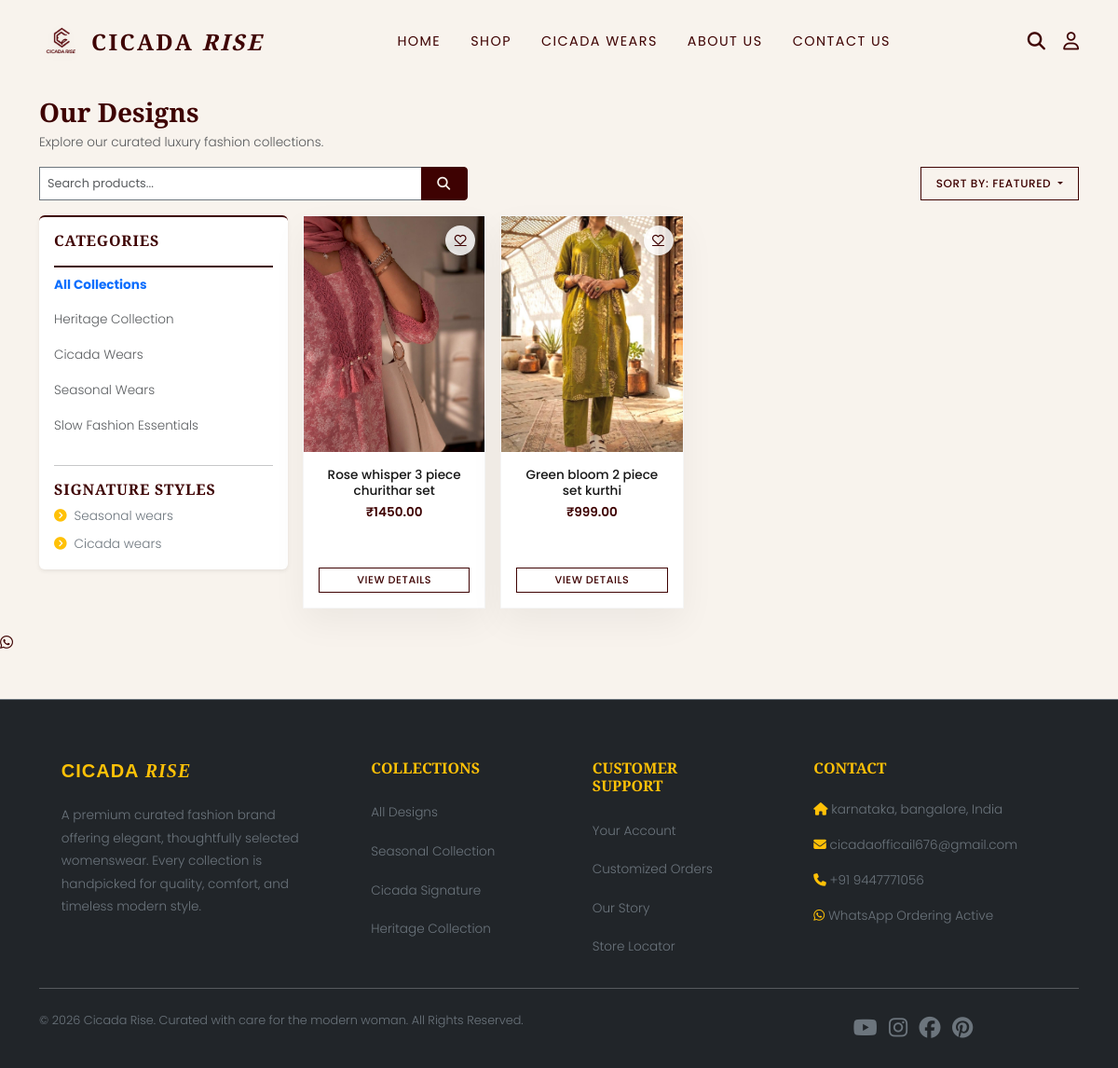
The page /shop/ on the database as committed earlier.
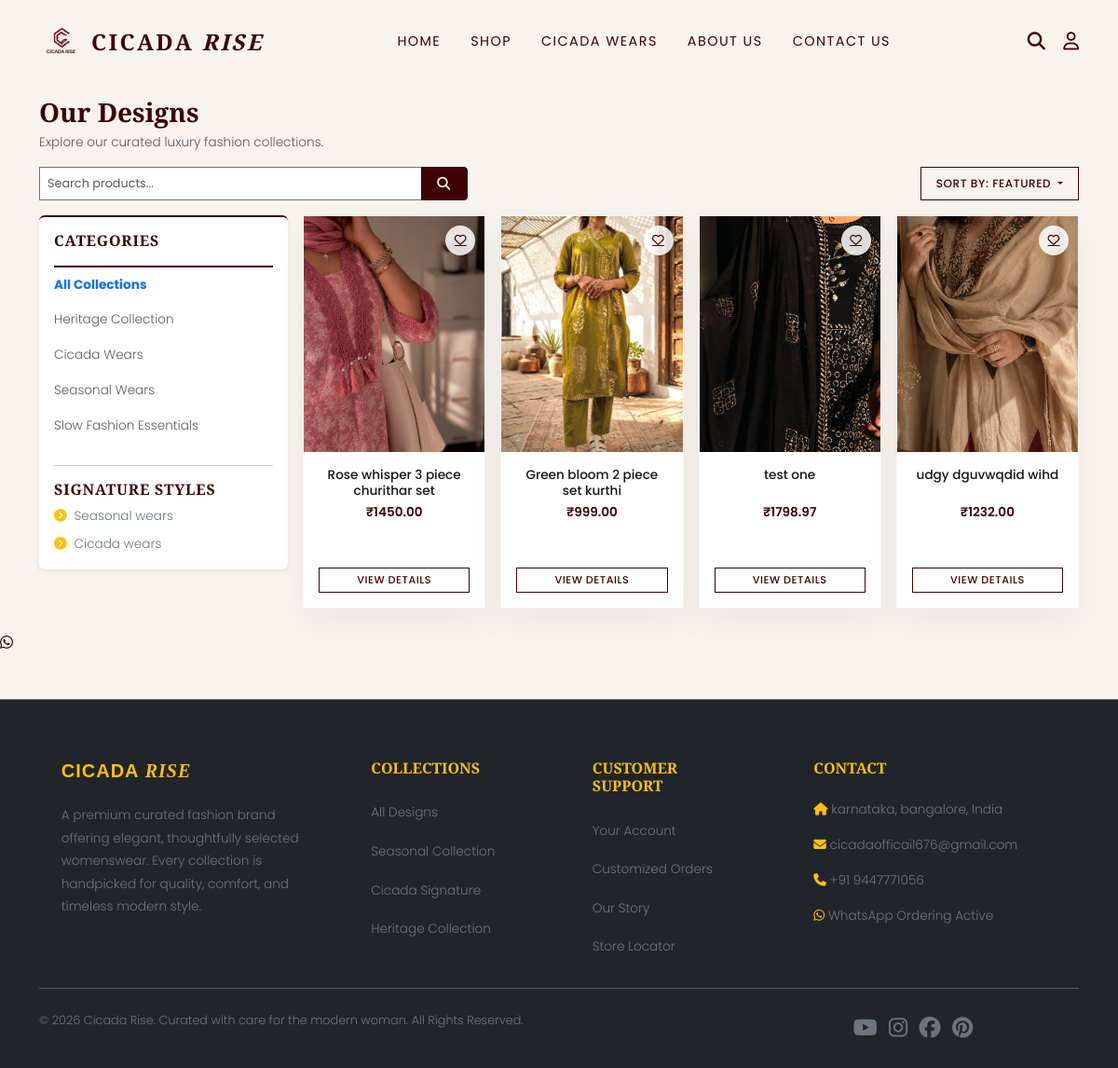
The same page on the database as committed later.
### store/models.py (models this page shows, shortened)
class Category(models.Model):
    name = models.CharField(max_length=100)
    slug = models.SlugField(max_length=120, unique=True, blank=True)
    description = models.TextField(blank=True)
    image = models.ImageField(upload_to='categories/', blank=True, null=True)
    is_active = models.BooleanField(default=True)
    class Meta:
        verbose_name_plural = "Categories"

class Product(models.Model):
    COLLECTION_CHOICES = [
        ("Heritage Collection", "Heritage Collection"),
        ("Cicada Signature", "Cicada Signature"),
        ("Curated Essentials", "Curated Essentials")
    ]
    category = models.ForeignKey(Category, on_delete=models.CASCADE, related_name='products')
    name = models.CharField(max_length=200)
    slug = models.SlugField(max_length=250, unique=True, blank=True)
    sku = models.CharField(max_length=50, unique=True, verbose_name="Product Code")
    description = models.TextField()
    base_price = models.DecimalField(max_digits=10, decimal_places=2)
    sale_price = models.DecimalField(max_digits=10, decimal_places=2, null=True, blank=True, help_text="Promotional discounted price")
    shipping_charge = models.DecimalField(max_digits=10, decimal_places=2, default=0.00, verbose_name="Shipping Charge")
    fabric_details = models.TextField(blank=True)
    care_instructions = models.TextField(blank=True)
    collection = models.CharField(max_length=100, default="Cicada Signature", choices=COLLECTION_CHOICES)
    is_featured = models.BooleanField(default=False)
    is_seasonal = models.BooleanField(default=False)
    is_cicada_wear = models.BooleanField(default=False)
    created_at = models.DateTimeField(auto_now_add=True)
    updated_at = models.DateTimeField(auto_now=True)
    @property
    def price(self):
        if self.sale_price is not None:
            return self.sale_price
        return self.base_price
    @property
    def primary_image_url(self):
        all_imgs = list(self.images.all())
        primary_img = next((img for img in all_imgs if img.is_primary), None) or (all_imgs[0] if all_imgs else None)
        if primary_img and primary_img.image:
            try:
                return primary_img.image.url
            except Exception:
                return "/static/store/images/veranda.jpg"
        return "/static/store/images/veranda.jpg"

class ProductImage(models.Model):
    product = models.ForeignKey(Product, on_delete=models.CASCADE, related_name='images')
    image = models.ImageField(upload_to='products/')
    is_primary = models.BooleanField(default=False)

### store/views.py (the view)
# urls.py: path('shop/', views.shop, name='shop'),
def shop(request):
    query = request.GET.get('q', '')
    category_slug = request.GET.get('category', '')
    sort_by = request.GET.get('sort', '')
    products = Product.objects.all().prefetch_related('images')
    if query:
        products = products.filter(
            Q(name__icontains=query) |
            Q(description__icontains=query) |
            Q(sku__icontains=query)
        )
    if category_slug:
        products = products.filter(category__slug=category_slug)
    if sort_by == 'price_low':
        products = products.order_by('base_price')
    elif sort_by == 'price_high':
        products = products.order_by('-base_price')
    elif sort_by == 'newest':
        products = products.order_by('-created_at')
    else:
        products = products.order_by('-is_featured')
    categories = Category.objects.filter(is_active=True)
    selected_category = None
    if category_slug:
        selected_category = get_object_or_404(Category, slug=category_slug)
    return render(request, 'store/shop.html', {
        'products': products,
        'categories': categories,
        'selected_category': selected_category,
        'query': query,
        'sort_by': sort_by,
    })

### store/context_processors.py (called while the page is built)
def cart_and_wishlist(request):
    if request.user.is_authenticated:
        cart, created = Cart.objects.get_or_create(user=request.user)
        cart_count = cart.items_count
        wishlist_count = Wishlist.objects.filter(user=request.user).count()
    else:
        cart_count = 0
        wishlist_count = 0
    return {
        'cart_count': cart_count,
        'wishlist_count': wishlist_count
    }

### store/templates/store/shop.html (shortened to what the changed rows need)
{% extends 'store/base.html' %}
{% load static %}
{% block content %}
<div class="container py-3 py-md-4" x-data="{ openFilters: false }">
    <div class="row mb-3 align-items-center">
        <div class="col-12 text-center text-md-start">
            <h1 class="font-display h3 mb-1" style="color: var(--primary);">Our Designs</h1>
        </div>
    </div>
    <div class="row g-3">
        <div class="col-md-3 col-lg-3 d-none d-md-block">
            <div class="card border-0 bg-white p-3 shadow-sm" style="border-top: 2px solid var(--primary) !important;">
                <div class="list-group list-group-flush mb-3" style="font-size:0.85rem;">
                    <a href="{% url 'shop' %}?q={{ query }}&sort={{ sort_by }}" class="list-group-item list-group-item-action d-flex justify-content-between align-items-center border-0 px-0 {% if not selected_category %}fw-bold text-primary{% else %}text-muted{% endif %}" id="cat-all-link">
                        All Collections
                    </a>
                    {% for cat in categories %}
                        <a href="{% url 'shop' %}?category={{ cat.slug }}&q={{ query }}&sort={{ sort_by }}" class="list-group-item list-group-item-action d-flex justify-content-between align-items-center border-0 px-0 {% if selected_category.slug == cat.slug %}fw-bold text-primary{% else %}text-muted{% endif %}" id="cat-link-{{ cat.slug }}">
                            {{ cat.name }}
                        </a>
                    {% endfor %}
                </div>
            </div>
        </div>
        <div class="col-md-9 col-lg-9">
            <div class="row row-cols-2 row-cols-md-3 row-cols-lg-4 g-2 g-md-3">
                {% for prod in products %}
                    <div class="col">
                        <div class="product-card h-100" style="cursor: pointer;" onclick="window.location.href='{% url 'product_detail' prod.slug %}'" id="product-card-shop-{{ prod.id }}">
                            <div class="product-image-wrapper">
                                <img src="{{ prod.primary_image_url }}" alt="{{ prod.name }}" class="product-img" loading="lazy">
                                {% if user.is_authenticated %}
                                    <button class="product-wishlist-btn"
                                            onclick="event.stopPropagation();"
                                            hx-post="{% url 'toggle_wishlist' prod.id %}"
                                            hx-swap="innerHTML"
                                            title="Save to Wishlist"
                                            id="wishlist-btn-shop-{{ prod.id }}">
                                        <i class="far fa-heart"></i>
                                    </button>
                                {% else %}
                                    <a href="{% url 'login' %}?next={% url 'shop' %}" class="product-wishlist-btn" onclick="event.stopPropagation();" title="Save to Wishlist" id="wishlist-login-btn-shop-{{ prod.id }}"><i class="far fa-heart"></i></a>
                                {% endif %}
                            </div>
                            <div class="product-card-body p-2 p-md-3 text-center d-flex flex-column flex-grow-1">
                                <h3 class="product-card-title mb-1">
                                    <a href="{% url 'product_detail' prod.slug %}" onclick="event.stopPropagation();">{{ prod.name }}</a>
                                </h3>
                                <div class="product-card-price mb-2">₹{{ prod.base_price|floatformat:2 }}</div>
                                <div class="mt-auto">
                                    <a href="{% url 'product_detail' prod.slug %}" onclick="event.stopPropagation();" class="btn btn-premium-outline btn-sm w-100 py-1 px-1" style="font-size:0.7rem; letter-spacing:0.05em;" id="product-details-link-shop-{{ prod.id }}">VIEW DETAILS</a>
                                </div>
                            </div>
                        </div>
                    </div>
                {% endfor %}
            </div>
        </div>
    </div>
</div>
{% endblock %}

Rows that differ between the two databases and show on the page:
added Product: primary_image_url (picture), name "test one", base_price "1798.97"
added Product: primary_image_url (picture), name "udgy dguvwqdid wihd", base_price "1232.00"
